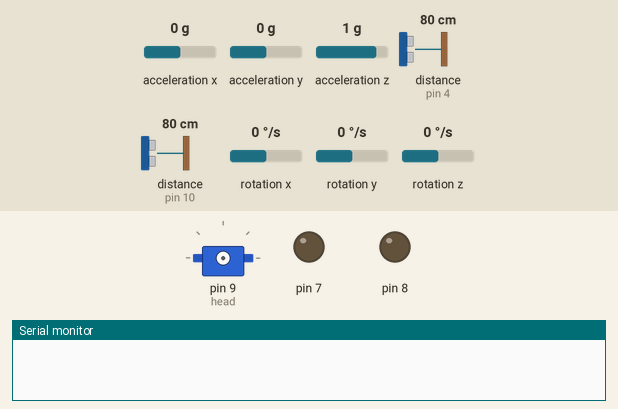
A sketch run on a simulated Arduino Uno, built with avr-gcc and run on an emulated ATmega328P. Shown: servo, output pins drawn as LEDs (lit = HIGH), the last lines printed to the serial monitor. Wiring (inferred from the names in the program): 2 × ultrasonic range finder: trigger pin 6, echo pin 4 / trigger pin 11, echo pin 10. The inputs (shaded band) are chosen by the test bench; at power-on: distance to the obstacle (sensors on pin 4, pin 10) 80 cm, acceleration x 0 g, acceleration y 0 g, acceleration z 1 g, rotation x 0 °/s, rotation y 0 °/s, rotation z 0 °/s. The echo pulse lasts 58.3 µs per cm; pins used as bus, display or sensor lines are not drawn.

Above: at 0.1 s.
At 1.9 s:
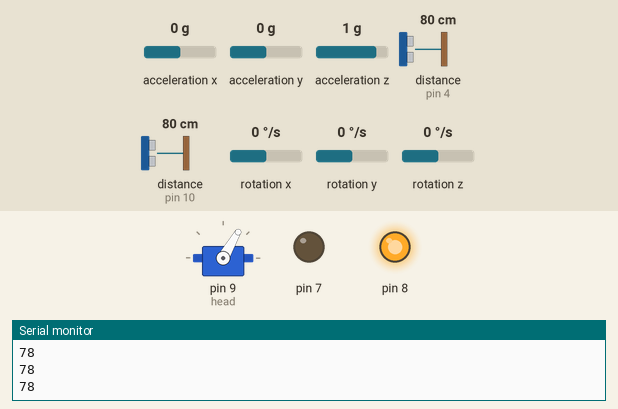
2.0 s: distance to the obstacle (sensor on pin 4) set to 97 cm
3.5 s: distance to the obstacle (sensor on pin 4) set to 105 cm
At 4.6 s:
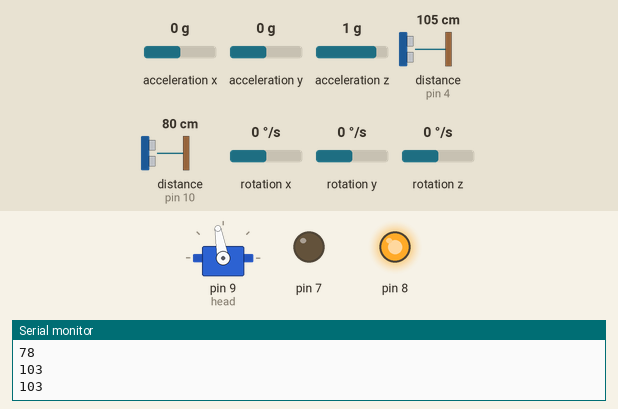
Timing chart, 0 to 6.5 s (numbered marks = the images above; inputs shaded):
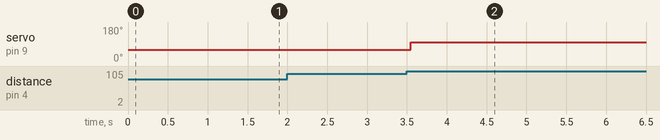

The sketch:

wro_working_openRound_v2.ino
```cpp
#include <SPI.h>
#include <PWMServo.h>
#include <Servo.h>
#include "Wire.h"
#include <MPU6050_light.h>


// defines variables
// This is the main Pixy object

PWMServo head;
int i = 0;
const int trigleft = 11;
const int echoleft = 10;
const int trigright = 6;
const int echoright = 4;
const int trigfront = 3;
const int echofront = 2;
int cor =0 ;
// defines variables

double angle;

unsigned int interval = 2000;  //one minute in ms

bool clockwise = true;
double duration,dl,dr;

float turnAmt = 90;


MPU6050 mpu(Wire);

int distance1 = 0;
bool sidedis(){
   dl = distance(trigleft,echoleft);
   dr = distance(trigright,echoright);
  double wallen = dl+dr+15;
  //Serial.println(wallen);
  if (dl-dr <= 5){
    return true;
  }
  else{
    return false;
  }
}
void drivest(double angleol){
  while (sidedis() && (abs(anglec()-angleol)<=10)) {
          head.write(60);
          forward();
        }
        head.write(60+(dr-dl)*3);

      }

void deterorei(int x) {
  while ((distance(trigleft,echoleft) <= x) && (distance(trigright,echoright) <= x)) {
    forward();
  }
  if (distance(trigleft,echoleft) > x) {
    clockwise = false;
  } else if (distance(trigright,echoright) > x) {
    clockwise = true;
  }
}
double anglec() {
  double amgle = mpu.getAngleZ();
  return amgle;
}
double distance(int trig,int echo) {
  digitalWrite(trig, LOW);
  delayMicroseconds(2);
  // Sets the trigPin on HIGH state for 10 micro seconds
  digitalWrite(trig, HIGH);
  delayMicroseconds(10);
  digitalWrite(trig, LOW);
  // Reads the echoPin, returns the sound wave travel time in microseconds
  duration = pulseIn(echo, HIGH);
  // Calculating the distance
  int distancei = duration * 0.034 / 2;
  Serial.println(distancei);
  return distancei;
}


void forward() {
  digitalWrite(7, LOW);
  digitalWrite(8, HIGH);
}
void stop() {
  digitalWrite(7, LOW);
  digitalWrite(8, LOW);
}
void setup() {
  Wire.begin();
  mpu.begin();
  Serial.begin(115200);
  pinMode(7, OUTPUT);
  pinMode(8, OUTPUT);
  pinMode(trigleft, OUTPUT);  // Sets the trigPin as an Output
  pinMode(echoleft, INPUT);
  pinMode(trigright, OUTPUT);  // Sets the trigPin as an Output
  pinMode(echoright, INPUT);
  mpu.calcOffsets();
  delay(100);
  head.attach(9);
  head.write(60);
  deterorei(100);
}

void loop() {
  forward();

  double angleol = 0;
  if (clockwise == true) {
    while (true) {
      sidedis();
      if (distance(trigright,echoright) >= 100) {
        forward();
       // head.write(75);
        while (anglec() >= (angleol - 90)) {
          head.write(60-(((angleol - 90) - anglec())/2.25));
          mpu.update();
          forward();
          //delayMicroseconds(10);
          //Serial.println(mpu.getAngleZ());
          //Serial.println(angleol);

        }
        head.write(60);
        drivest(angleol);
        angleol -= 90;
        cor+=1;
      }

      head.write(60);
      forward();
    }

  } else if (clockwise == false) {
    while (true) {
      sidedis();
      if (distance(trigleft,echoleft) >= 100) {
        forward();
       // head.write(45);
        while (anglec() <= (angleol + 90)) {
          head.write(60 - (((angleol + 90) - anglec())/2.25));
          mpu.update();
          forward();
          //delayMicroseconds(10);
          //Serial.println(mpu.getAngleZ());
          //Serial.println(angleol);

        }
        head.write(60);
       drivest(angleol);
        angleol += 90;
        cor+=1;
      }

      head.write(60);
      forward();
    }
  }
}
```

Measured:
- the behaviour switches between 102 and 103 cm on distance to the obstacle (sensor on pin 4) (found by bisection; images 1 and 2)
- after the input at 3.5 s, servo on pin 9 (head): 60° → 100° after 0.05 s
